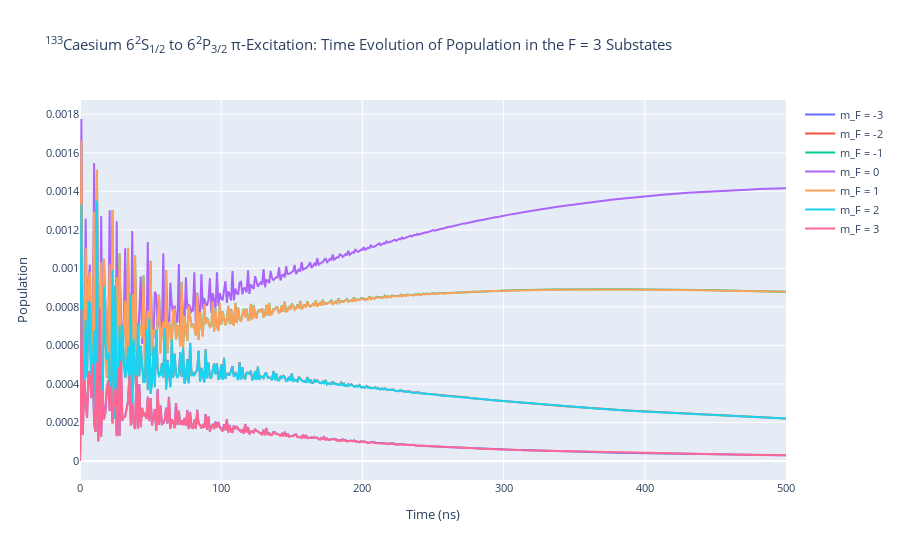

The cell this chart's notebook holds for it:
### Code cell
rho_to_plot = [ [abs(rho) for rho in cs_system.Rho_t(s, s)] for s in F3]

fig_csF3 = go.Figure()

for i, rho in enumerate(rho_to_plot):
    fig_csF3.add_trace(go.Scatter(x = time_cs, 
                                y = rho,
                                name = f"m_F = {F3[i].m}",
                               mode = 'lines'))

fig_csF3.update_layout(title = "<sup>133</sup>Caesium 6<sup>2</sup>S<sub>1/2</sub> to 6<sup>2</sup>P<sub>3/2</sub> π-Excitation: Time Evolution of Population in the F = 3 Substates",
                 xaxis_title = "Time (ns)",
                 yaxis_title = "Population",
                font = dict(
                    size = 11))
fig_csF3.write_image(f"CsF=3I={intensity_cs}.pdf")
fig_csF3.show()

### Figure 1 — Plotly figure (JSON) as saved in the notebook; plotly's stock layout.template omitted (floating-point values rounded to 4 significant figures; data arrays with more than 128 entries replaced by an {"elided": "..."} marker saying what was removed)
{"data": [{"mode": "lines", "name": "m_F = -3", "type": "scatter", "x": {"elided": "501 int values"}, "y": {"elided": "501 float values"}}, {"mode": "lines", "name": "m_F = -2", "type": "scatter", "x": {"elided": "501 int values"}, "y": {"elided": "501 float values"}}, {"mode": "lines", "name": "m_F = -1", "type": "scatter", "x": {"elided": "501 int values"}, "y": {"elided": "501 float values"}}, {"mode": "lines", "name": "m_F = 0", "type": "scatter", "x": {"elided": "501 int values"}, "y": {"elided": "501 float values"}}, {"mode": "lines", "name": "m_F = 1", "type": "scatter", "x": {"elided": "501 int values"}, "y": {"elided": "501 float values"}}, {"mode": "lines", "name": "m_F = 2", "type": "scatter", "x": {"elided": "501 int values"}, "y": {"elided": "501 float values"}}, {"mode": "lines", "name": "m_F = 3", "type": "scatter", "x": {"elided": "501 int values"}, "y": {"elided": "501 float values"}}], "layout": {"autosize": true, "font": {"size": 11}, "title": {"text": "<sup>133</sup>Caesium 6<sup>2</sup>S<sub>1/2</sub> to 6<sup>2</sup>P<sub>3/2</sub> π-Excitation: Time Evolution of Population in the F = 3 Substates"}, "xaxis": {"autorange": true, "range": [0, 500], "title": {"text": "Time (ns)"}, "type": "linear"}, "yaxis": {"autorange": true, "range": [-9.863e-05, 0.001874], "title": {"text": "Population"}, "type": "linear"}}}
